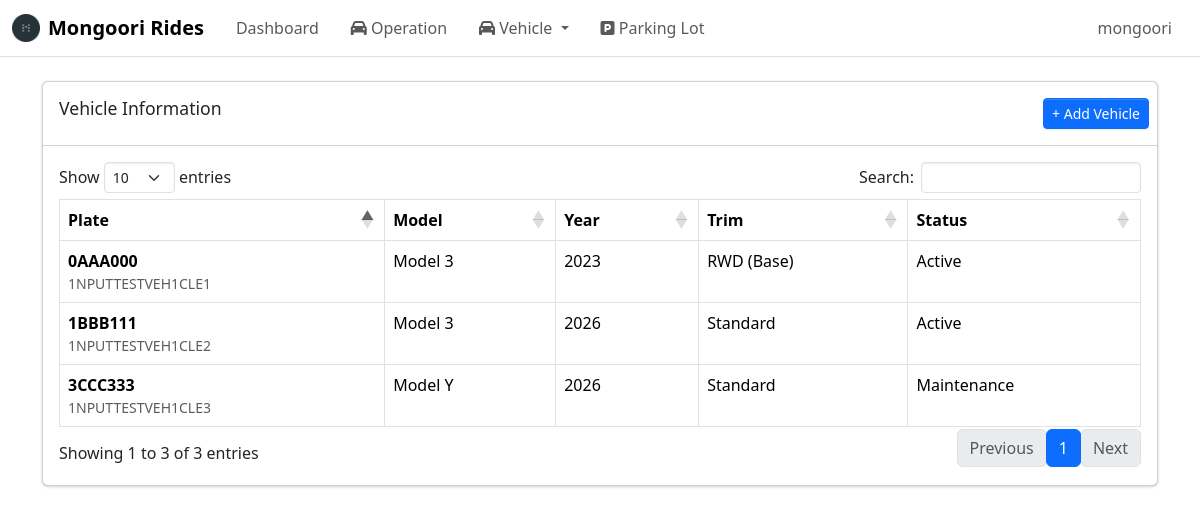
/admin/vehicles/ (signed in), run on the app's committed database.
### tables this page shows
CREATE TABLE vehicle (
    vehicle_id INTEGER PRIMARY KEY AUTOINCREMENT,
    vin TEXT NOT NULL UNIQUE CHECK(length(vin) = 17),
    make TEXT,
    model TEXT,
    model_year INTEGER,
    trim TEXT,
    exterior TEXT,
    interior TEXT,
    plate_number TEXT,
    mileage INTEGER,
    software TEXT,

    vehicle_status TEXT NOT NULL 
        CHECK(vehicle_status IN ('Active', 'Maintenance', 'Archived')),

    created_at DATETIME DEFAULT CURRENT_TIMESTAMP
);

### routes/admin/vehicle_pages/management.py (the view)
@vehicle_pages_bp.route("/",methods=["GET"])
def vehicle_list_page():
    if not session.get("admin_logged_in"):
        return redirect(url_for("auth.admin_login"))
    conn = get_conn()
    cur = conn.cursor()
    cur.execute("""
            SELECT
                vehicle_id,
                vin,
                plate_number,
                model,
                model_year,
                trim,
                vehicle_status
            FROM vehicle
            ORDER BY plate_number ASC
    """)
    vehicles = cur.fetchall()
    return render_template("vehicle_info_management.html", vehicles=vehicles)

### db.py (called while the page is built)
def make_dict(cursor, row):
    return {col[0]: row[idx] for idx, col in enumerate(cursor.description)}

def get_conn():
    if "db" not in g:
        conn = sqlite3.connect(DB_PATH, check_same_thread=False)
        conn.row_factory = make_dict
        conn.execute("PRAGMA foreign_keys = ON;")
        g.db = conn
    return g.db

def close_conn(e=None):
    db = g.pop("db", None)
    if db is not None:
        db.close()

### templates/vehicle_info_management.html (shortened to what this page needs)
{% extends "base.html" %}
{% block content %}
<div class="card">
    <div class="card-header">
        <h3 class="card-title">Vehicle Information</h3>
        <div class="card-tools">
            <a href="{{ url_for('vehicle_management_pages.vehicle_create_page') }}" class="btn btn-primary btn-sm">
                + Add Vehicle
            </a>
        </div>
    </div>
    <div class="card-body">
        <table id = "vehicleTable" class="table table-bordered table-hover">
            <thead>
                <tr>
                    <th>Plate</th>
                    <th>Model</th>
                    <th>Year</th>
                    <th>Trim</th>
                    <th>Status</th>
                </tr>
            </thead>
            <tbody>
                {% for v in vehicles %}
                <tr data-id="{{ v.vehicle_id }}" data-vin="{{ v.vin }}" data-plate="{{ v.plate_number }}"
                    data-location-name="{{ v.operation_location_name or 'Unassigned' }}" data-location-id="{{ v.operation_location_id or '' }}" style="cursor:pointer;">
                    <td>{{v.plate_number}}</td>
                    <td>{{v.vin}}</td>
                    <td>{{v.model}}</td>
                    <td>{{v.model_year}}</td>
                    <td>{{v.trim}}</td>
                    <td>{{v.vehicle_status}}</td>
                </tr>
                {% endfor %}
            </tbody>
        </table>
    </div>
</div>
{% endblock %}

### data on the page
vehicle: plate_number "0AAA000", vin "1NPUTTESTVEH1CLE1", model "Model 3", model_year "2023", trim "RWD (Base)", vehicle_status "Active"
vehicle: plate_number "1BBB111", vin "1NPUTTESTVEH1CLE2", model "Model 3", model_year "2026", trim "Standard", vehicle_status "Active"
vehicle: plate_number "3CCC333", vin "1NPUTTESTVEH1CLE3", model "Model Y", model_year "2026", trim "Standard", vehicle_status "Maintenance"

### other printed values
{{ session.get("admin_username", "Admin") }} "mongoori"
